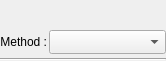
<?xml version="1.0" encoding="UTF-8"?>
<ui version="4.0">
 <class>DesaturateFilterNode</class>
 <widget class="QWidget" name="DesaturateFilterNode">
  <property name="geometry">
   <rect>
    <x>0</x>
    <y>0</y>
    <width>166</width>
    <height>61</height>
   </rect>
  </property>
  <property name="sizePolicy">
   <sizepolicy hsizetype="Preferred" vsizetype="Fixed">
    <horstretch>0</horstretch>
    <verstretch>0</verstretch>
   </sizepolicy>
  </property>
  <property name="windowTitle">
   <string>Form</string>
  </property>
  <layout class="QVBoxLayout" name="verticalLayout">
   <property name="spacing">
    <number>2</number>
   </property>
   <property name="leftMargin">
    <number>0</number>
   </property>
   <property name="topMargin">
    <number>0</number>
   </property>
   <property name="rightMargin">
    <number>0</number>
   </property>
   <property name="bottomMargin">
    <number>0</number>
   </property>
   <item>
    <widget class="QWidget" name="NodeUiBase" native="true">
     <property name="sizePolicy">
      <sizepolicy hsizetype="Preferred" vsizetype="Fixed">
       <horstretch>0</horstretch>
       <verstretch>0</verstretch>
      </sizepolicy>
     </property>
     <property name="minimumSize">
      <size>
       <width>0</width>
       <height>28</height>
      </size>
     </property>
     <layout class="QVBoxLayout" name="verticalLayout_5">
      <property name="spacing">
       <number>0</number>
      </property>
      <property name="leftMargin">
       <number>0</number>
      </property>
      <property name="topMargin">
       <number>0</number>
      </property>
      <property name="rightMargin">
       <number>0</number>
      </property>
      <property name="bottomMargin">
       <number>0</number>
      </property>
      <item>
       <layout class="QVBoxLayout" name="NodeCommonWidgetLayout">
        <property name="sizeConstraint">
         <enum>QLayout::SetMaximumSize</enum>
        </property>
       </layout>
      </item>
     </layout>
    </widget>
   </item>
   <item>
    <widget class="QWidget" name="widget" native="true">
     <layout class="QVBoxLayout" name="verticalLayout_2">
      <property name="spacing">
       <number>2</number>
      </property>
      <property name="leftMargin">
       <number>0</number>
      </property>
      <property name="topMargin">
       <number>0</number>
      </property>
      <property name="rightMargin">
       <number>0</number>
      </property>
      <property name="bottomMargin">
       <number>0</number>
      </property>
      <item>
       <layout class="QHBoxLayout" name="horizontalLayout" stretch="0,1">
        <item>
         <widget class="QLabel" name="label">
          <property name="minimumSize">
           <size>
            <width>0</width>
            <height>24</height>
           </size>
          </property>
          <property name="maximumSize">
           <size>
            <width>16777215</width>
            <height>24</height>
           </size>
          </property>
          <property name="text">
           <string>Method :</string>
          </property>
          <property name="alignment">
           <set>Qt::AlignRight|Qt::AlignTrailing|Qt::AlignVCenter</set>
          </property>
         </widget>
        </item>
        <item>
         <widget class="QComboBox" name="cb_desaturationMethod">
          <property name="minimumSize">
           <size>
            <width>0</width>
            <height>24</height>
           </size>
          </property>
          <property name="maximumSize">
           <size>
            <width>16777215</width>
            <height>24</height>
           </size>
          </property>
         </widget>
        </item>
       </layout>
      </item>
      <item>
       <spacer name="verticalSpacer">
        <property name="orientation">
         <enum>Qt::Vertical</enum>
        </property>
        <property name="sizeHint" stdset="0">
         <size>
          <width>20</width>
          <height>0</height>
         </size>
        </property>
       </spacer>
      </item>
     </layout>
    </widget>
   </item>
   <item>
    <widget class="Line" name="line">
     <property name="orientation">
      <enum>Qt::Horizontal</enum>
     </property>
    </widget>
   </item>
  </layout>
 </widget>
 <resources/>
 <connections/>
</ui>
